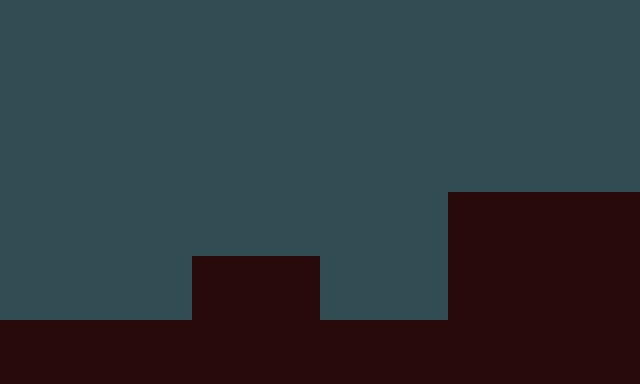

This game map was drawn from its Tiled (.tmx) file and the tilesets committed beside it. A one-line description and the trimmed map source follow:
An orthogonal 20x12 tile map with 32x32 px tiles, 1 tile layer (Tile Layer 1) and 10 objects (5x Coin, Door, Player).

<map version="1.9" tiledversion="1.9.2" orientation="orthogonal" renderorder="right-down" width="20" height="12" tilewidth="32" tileheight="32" infinite="0" nextlayerid="4" nextobjectid="59">
 <tileset firstgid="1" source="Spritessheet.tsx" />
 <layer id="1" name="Tile Layer 1" width="20" height="12">
  <data>[240 cells, 240 non-empty, 2 distinct tile ids]</data>
 </layer>
 <objectgroup id="2" name="SpawnPoints">
  <object id="47" name="Coin" gid="4" x="192" y="256" width="32" height="32" />
  <object id="48" name="Coin" gid="4" x="288" y="256" width="32" height="32" />
  <object id="49" name="Coin" gid="4" x="352" y="160" width="32" height="32" />
  <object id="50" name="Coin" gid="4" x="448" y="192" width="32" height="32" />
  <object id="51" name="Coin" gid="4" x="512" y="192" width="32" height="32" />
  <object id="52" name="Door" gid="3" x="576" y="192" width="64" height="64">
   <properties>
    <property name="NextLevel" value="Level2.tmx" />
   </properties>
  </object>
  <object id="58" name="Player" gid="1" x="64" y="320" width="32" height="32" />
 </objectgroup>
 <objectgroup id="3" name="Platforms">
  <object id="40" x="0" y="320" width="640" height="64" />
  <object id="41" x="192" y="256" width="128" height="64" />
  <object id="42" x="448" y="192" width="192" height="128" />
 </objectgroup>
</map>
